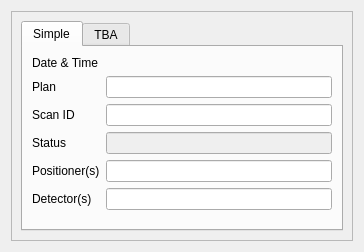
<?xml version="1.0" encoding="UTF-8"?>
<ui version="4.0">
 <class>Form</class>
 <widget class="QWidget" name="Form">
  <property name="geometry">
   <rect>
    <x>0</x>
    <y>0</y>
    <width>364</width>
    <height>252</height>
   </rect>
  </property>
  <property name="windowTitle">
   <string>Form</string>
  </property>
  <layout class="QVBoxLayout" name="verticalLayout_2">
   <item>
    <widget class="QScrollArea" name="scrollArea">
     <property name="widgetResizable">
      <bool>true</bool>
     </property>
     <widget class="QWidget" name="scrollAreaWidgetContents">
      <property name="geometry">
       <rect>
        <x>0</x>
        <y>0</y>
        <width>344</width>
        <height>232</height>
       </rect>
      </property>
      <layout class="QVBoxLayout" name="verticalLayout">
       <item>
        <widget class="QTabWidget" name="tabWidget_2">
         <property name="currentIndex">
          <number>0</number>
         </property>
         <widget class="QWidget" name="TabWidgetPage1">
          <attribute name="title">
           <string>Simple</string>
          </attribute>
          <layout class="QFormLayout" name="formLayout">
           <item row="0" column="0">
            <widget class="QLabel" name="label">
             <property name="toolTip">
              <string>Search for runs between these two dates.</string>
             </property>
             <property name="text">
              <string>Date &amp; Time</string>
             </property>
            </widget>
           </item>
           <item row="1" column="0">
            <widget class="QLabel" name="plan_label">
             <property name="toolTip">
              <string>Search for runs that match this Bluesky plan.</string>
             </property>
             <property name="text">
              <string>Plan</string>
             </property>
            </widget>
           </item>
           <item row="1" column="1">
            <widget class="QLineEdit" name="plan_name">
             <property name="toolTip">
              <string/>
             </property>
            </widget>
           </item>
           <item row="2" column="0">
            <widget class="QLabel" name="scan_id_label">
             <property name="toolTip">
              <string>Search for runs with this scan ID.</string>
             </property>
             <property name="text">
              <string>Scan ID</string>
             </property>
            </widget>
           </item>
           <item row="2" column="1">
            <widget class="QLineEdit" name="scan_id">
             <property name="toolTip">
              <string/>
             </property>
            </widget>
           </item>
           <item row="3" column="0">
            <widget class="QLabel" name="status_label">
             <property name="text">
              <string>Status</string>
             </property>
            </widget>
           </item>
           <item row="3" column="1">
            <widget class="QLineEdit" name="status">
             <property name="enabled">
              <bool>false</bool>
             </property>
             <property name="toolTip">
              <string>It is not possible to filter on the run Status at this time. That information comes from the stop document which is currently not searchable.</string>
             </property>
            </widget>
           </item>
           <item row="4" column="0">
            <widget class="QLabel" name="positioner_label">
             <property name="toolTip">
              <string>Search for runs with these motor(s). Use a comma to separate more than one name. (such as &quot;m1, m2&quot;)</string>
             </property>
             <property name="text">
              <string>Positioner(s)</string>
             </property>
            </widget>
           </item>
           <item row="4" column="1">
            <widget class="QLineEdit" name="positioners">
             <property name="toolTip">
              <string/>
             </property>
            </widget>
           </item>
           <item row="5" column="0">
            <widget class="QLabel" name="detector_label">
             <property name="toolTip">
              <string>Search for runs with these detector(s). Use a comma to separate more than one name. (such as &quot;diode, I0&quot;)</string>
             </property>
             <property name="text">
              <string>Detector(s)</string>
             </property>
            </widget>
           </item>
           <item row="5" column="1">
            <widget class="QLineEdit" name="detectors">
             <property name="toolTip">
              <string/>
             </property>
            </widget>
           </item>
           <item row="0" column="1">
            <widget class="DateTimeRangeSlider" name="date_time_widget" native="true"/>
           </item>
          </layout>
         </widget>
         <widget class="QWidget" name="TabWidgetPage2">
          <attribute name="title">
           <string>TBA</string>
          </attribute>
          <layout class="QHBoxLayout" name="horizontalLayout">
           <item>
            <widget class="QLabel" name="label_2">
             <property name="text">
              <string>Additional search capabilities are planned.</string>
             </property>
            </widget>
           </item>
          </layout>
         </widget>
        </widget>
       </item>
      </layout>
     </widget>
    </widget>
   </item>
  </layout>
 </widget>
 <customwidgets>
  <customwidget>
   <class>DateTimeRangeSlider</class>
   <extends>QWidget</extends>
   <header>mdaviz.date_time_range_slider.h</header>
   <container>1</container>
  </customwidget>
 </customwidgets>
 <resources/>
 <connections/>
</ui>
